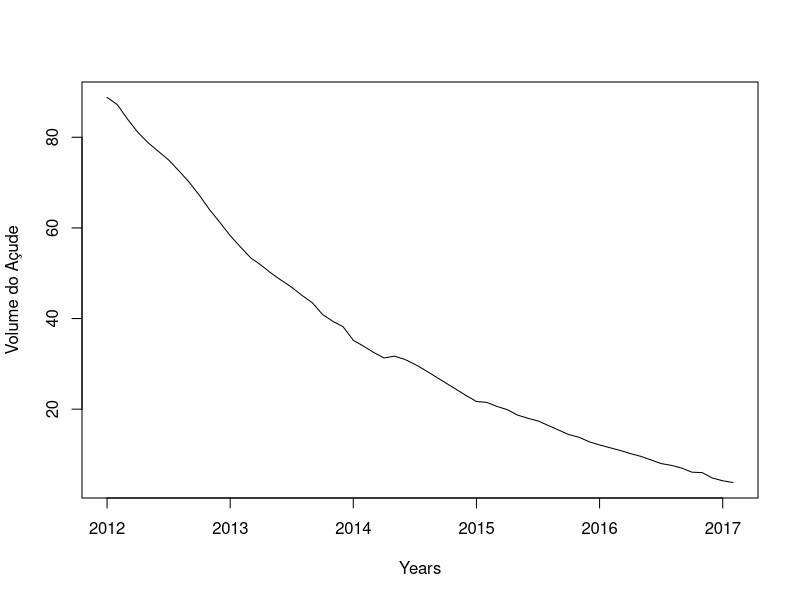
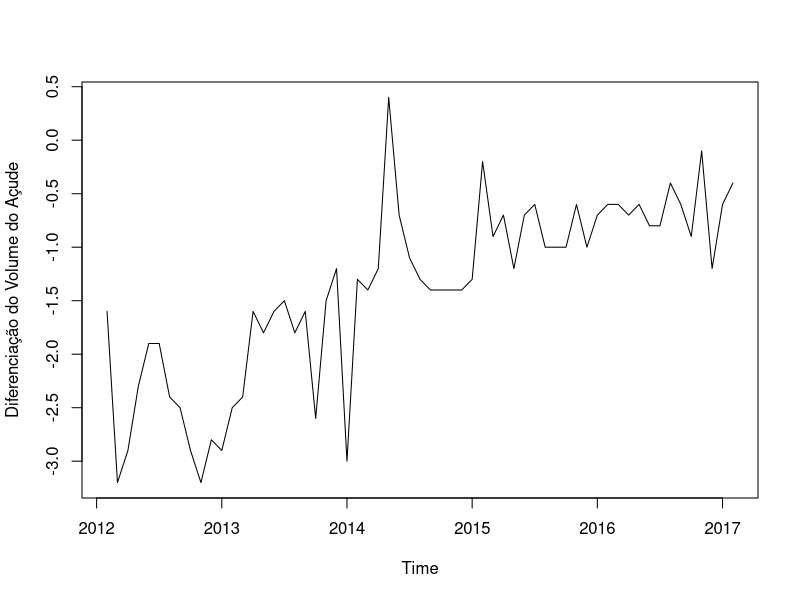
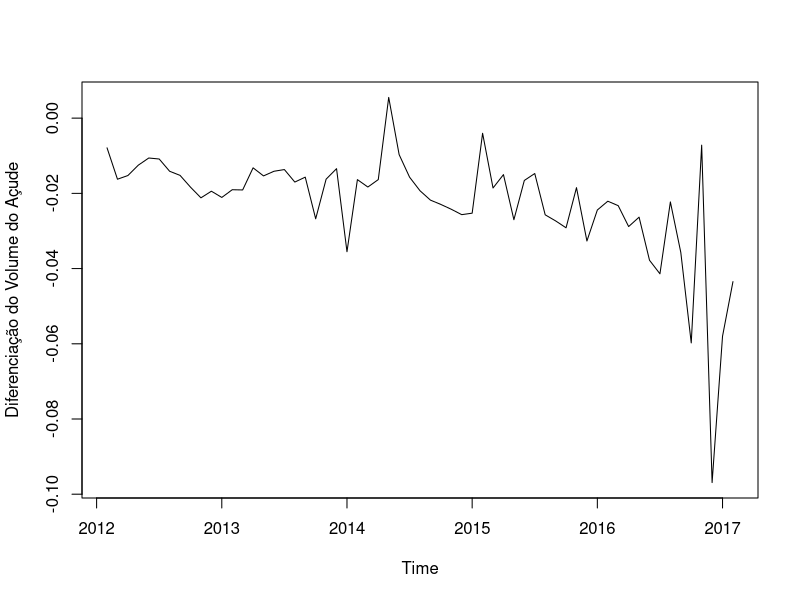
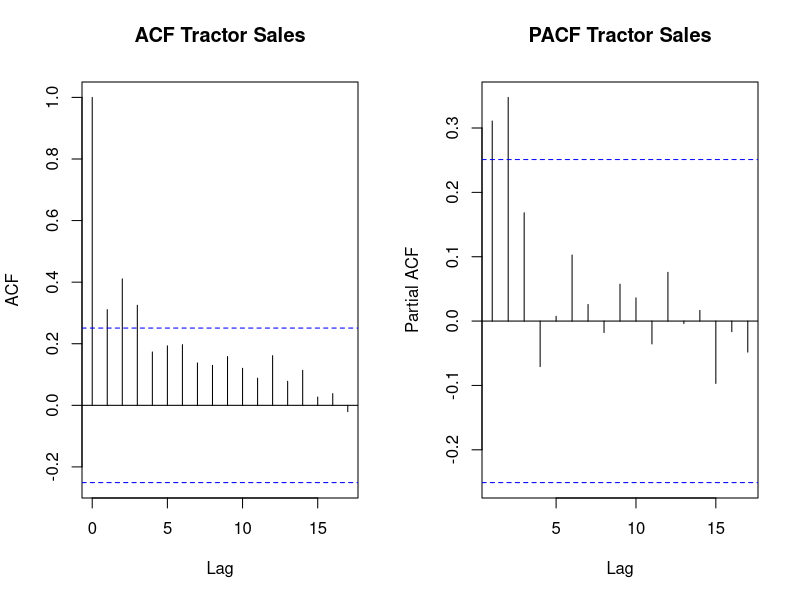

The R source for these figures, in order: (Note: this script raises an error after producing the figures.)
## ---- chunk 1

library(dplyr)
library(ggplot2)

volumes.data <- read.csv("../data/boqueirao_final.csv")

volumes.por.mes <- volumes.data %>%
  group_by(ano, mes) %>%
  summarise(volume = min(volume),
            volume.percentual = min(volume.percentual)) %>%
  filter(ano >= 2012) %>%
  ungroup() %>%
  filter(row_number() != n()) %>%
  group_by(ano,mes)
  
  
## ---- chunk 2

data<-ts(volumes.por.mes$volume.percentual,start = c(2012,1), end = c(2017,2), frequency = 12)

plot(data, xlab="Years", ylab = "Volume do Açude")

## ---- chunk 3

plot(diff(data),ylab="Diferenciação do Volume do Açude")

plot(diff(log10(data)),ylab="Diferenciação do Volume do Açude")

## ---- chunk 4

par(mfrow = c(1,2))
acf(ts(diff(log10(data))),main="ACF Tractor Sales")
pacf(ts(diff(log10(data))),main="PACF Tractor Sales")


## ---- chunk 5
library(forecast)
ARIMAfit <- auto.arima(log10(data), approximation=FALSE,trace=FALSE)
summary(ARIMAfit)
## ---- chunk 6

pred <- predict(ARIMAfit, n.ahead = 12)
pred.df <- data.frame(Y=as.matrix(10^(pred$pred)),date=as.Date(as.yearmon(time(pred$pred))))
print(pred.df)
plot(data,type="l",xlim=c(2016,2018),ylim=c(1,15),xlab = "Tempo",ylab = "Volume do Açude")
lines(10^(pred$pred),col="blue")
lines(10^(pred$pred+2*pred$se),col="orange")
lines(10^(pred$pred-2*pred$se),col="orange")

## ---- chunk 7

write.csv(volumes.por.mes, "../data/historico-boqueirao.csv", row.names = F)
write.csv(pred.df, "../data/predicao-boqueirao.csv", row.names = F)

